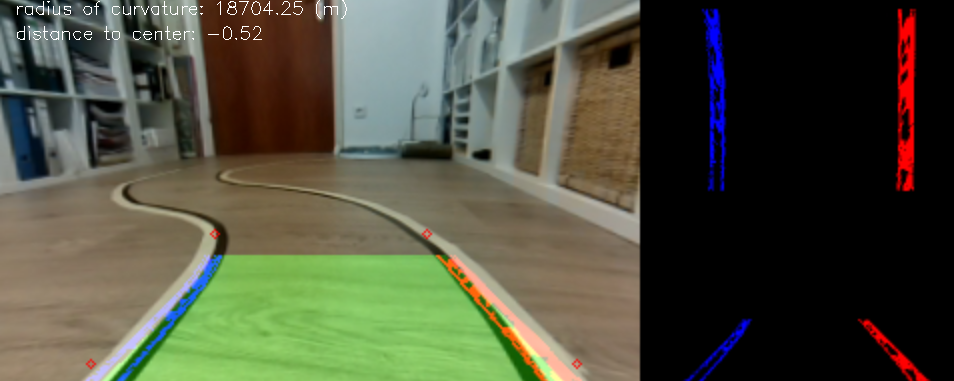
#> input picture Beispiel.png, 954 x 381 px
$ python -i lane-detect-pi.py   (imports and definitions only)   (older library calls are emulated)
#> lines starting #> are read from the running program, lines starting #| are printed output that depends on the picture; after the words box and inside, x2 and y2 are one past the last pixel; in counts of white or black regions, pixels touching at a corner belong together
import picamera
from picamera.array import PiRGBArray
import numpy as np
import cv2
import time
import warnings
#import mymotor as m
# source ~/cvpi/bin/activate


# [1 line not run here, left out]

image_size=(320, 192)
# [1 line that did not run here, left out]
# [1 line that did not run here, left out]
# [1 line that did not run here, left out]
# [1 line that did not run here, left out]
# [1 line that did not run here, left out]

#camera.exposure_mode='off'
# [1 line that did not run here, left out]

# allow the camera to warmup
# [1 line not run here, left out]

point_ul =  45,182
point_ol = 107,117
point_or = 213,117
point_ur = 288,182


# Draw Points for street on frame
def drawpoints(img):
    img = cv2.circle(img,(point_ul),2,(0,0,255)) #Punkt unten Links
    img = cv2.circle(img,(point_ol),2,(0,0,255)) #Punkt oben Links
    img = cv2.circle(img,(point_or),2,(0,0,255)) #Punkt oben Rechts
    img = cv2.circle(img,(point_ur),2,(0,0,255)) #Punkt unten rechts
    return img

# Undistor Frame
def undistort1(img):
    cam_mtx = np.array([
                         [168.12940519,   0,           162.07114665],
                         [  0.0,         168.27516637 ,100.44213185],
                         [  0,            0,           1           ]
                         ])

    cam_dst = np.array([-0.34068385,  0.14733747,  0.00066994,  0.00060006, -0.03411863])
    img = cv2.undistort(img, cam_mtx, cam_dst, None, cam_mtx)
    img = drawpoints(img)
    return img


# class for lane detection
class Lines():
    def __init__(self):
        # were the lines detected at least once
        self.detected_first = False
        # were the lines detected in the last iteration?
        self.detected = False
        # average x values of the fitted lines
        self.bestxl = None
        self.bestyl = None
        self.bestxr = None
        self.bestyr = None
        # polynomial coefficients averaged over the last iterations
        self.best_fit_l = None
        self.best_fit_r = None
        #polynomial coefficients for the most recent fit
        self.current_fit_l = None
        self.current_fit_r = None
        # radius of curvature of the lines in meters
        self.left_curverad = None
        self.right_curverad = None
        #distance in meters of vehicle center from the line
        self.offset = None
        # x values for detected line pixels
        self.allxl = None
        self.allxr = None
        # y values for detected line pixels
        self.allyl = None
        self.allyr = None
        # camera calibration parameters
        self.cam_mtx = None
        self.cam_dst = None
        # camera distortion parameters
        self.M = None
        self.Minv = None
        # image shape
        self.im_shape = (None,None)
        # distance to look ahead in meters
        self.look_ahead = 10       #default 10
        self.remove_pixels = 90   #default 90
        # enlarge output image
        self.enlarge = 2.5        # default 2.5
        # warning from numpy polyfit
        self.poly_warning = False

    # set camera calibration parameters
    def set_cam_calib_param(self, mtx, dst):
        self.cam_mtx = mtx
        self.cam_dst = dst

    # undistort image
 #   def undistort(self, img):
 #       return cv2.undistort(img, self.cam_mtx, self.cam_dst, None,self.cam_mtx)

    # get binary image based on color thresholding
    def color_thresh(self, img, thresh=(0, 255)):
        # convert to HSV color space and separate the V channel
        hsv = cv2.cvtColor(img, cv2.COLOR_RGB2HLS).astype(np.float)
        s_channel = hsv[:,:,2]

        # threshold color channel
        s_binary = np.zeros_like(s_channel)
        s_binary[(s_channel >= thresh[0]) & (s_channel <= thresh[1])] = 1
        return s_binary

    # get binary image based on sobel gradient thresholding
    def abs_sobel_thresh(self, sobel, thresh=(0, 255)):

        abs_sobel = np.absolute(sobel)

        max_s = np.max(abs_sobel)
        if max_s == 0:
            max_s=1

        scaled_sobel = np.uint8(255*abs_sobel/max_s)

        sbinary = np.zeros_like(scaled_sobel)
        sbinary[(scaled_sobel >= thresh[0]) & (scaled_sobel <= thresh[1])] = 1

        return sbinary

    # get binary image based on sobel magnitude gradient thresholding
    def mag_thresh(self, sobelx, sobely, mag_thresh=(0, 255)):

        abs_sobel = np.sqrt(sobelx**2 + sobely**2)

        max_s = np.max(abs_sobel)
        if max_s == 0:
            max_s=1

        scaled_sobel = np.uint8(255*abs_sobel/max_s)

        sbinary = np.zeros_like(scaled_sobel)
        sbinary[(scaled_sobel >= mag_thresh[0]) & (scaled_sobel <= mag_thresh[1])] = 1

        return sbinary

    # get binary image based on directional gradient thresholding
    # [10 lines left out: function dir_threshold, not called in this run]

    # get binary combining various thresholding methods
    def binary_extraction(self,image, ksize=3):
        # undistort first
        image = undistort1(image) #---

        color_bin = self.color_thresh(image,thresh=(90, 150))   #default 90,150           # initial values 110, 255

        gray = cv2.cvtColor(image, cv2.COLOR_RGB2GRAY)

        sobelx = cv2.Sobel(gray, cv2.CV_64F, 1, 0, ksize)
        sobely = cv2.Sobel(gray, cv2.CV_64F, 0, 1, ksize)

        gradx = self.abs_sobel_thresh(sobelx, thresh=(100, 190))             # initial values 40, 160
        grady = self.abs_sobel_thresh(sobely, thresh=(100, 190))             # initial values 40, 160
        mag_binary = self.mag_thresh(sobelx, sobely, mag_thresh=(100, 190))  # initial values 40, 160
        #dir_binary = self.dir_threshold(sobelx, sobely, thresh=(0.7, 1.3))

        combined = np.zeros_like(gradx)
        #combined[(((gradx == 1) & (grady == 1)) | ((mag_binary == 1) & (dir_binary == 1))) | (color_bin==1) ] = 1
        combined[(((gradx == 1) & (grady == 1)) | (mag_binary == 1)) | (color_bin==1) ] = 1
        #combined[(((gradx == 1) & (grady == 1)) | (mag_binary == 1)) ] = 1

        return combined

    # transform perspective
    def trans_per(self, image):

        image = self.binary_extraction(image)

        self.binary_image = image

        ysize = image.shape[0]
        xsize = image.shape[1]

        # define region of interest
        left_bottom = (xsize/10, ysize)
        apex_l = (xsize/2 - 2600/(self.look_ahead**2),  ysize - self.look_ahead*275/30)
        apex_r = (xsize/2 + 2600/(self.look_ahead**2),  ysize - self.look_ahead*275/30)
        right_bottom = (xsize - xsize/10, ysize)

        # define vertices for perspective transformation
        #src = np.array([[left_bottom], [apex_l], [apex_r], [right_bottom]], dtype=np.float32)
        src = np.float32(
                            [[ point_ul], #Punkt unten Links
                            [  point_ol], #Punkt oben Links
                            [  point_or], #Punkt oben Rechts
                            [  point_ur]])#Punkt unten Rechts
        #dst = np.float32([[xsize/3,ysize],[xsize/4.5,0],[xsize-xsize/4.5,0],[xsize-xsize/3, ysize]])
        dst = np.float32(
                            [[ 71,   182], #Punkt unten Links
                            [  71,     0], #Punkt oben Links
                            [ 250,     0], #Punkt oben Rechts
                            [ 270,   182]])#Punkt unten Rechts


        self.M = cv2.getPerspectiveTransform(src, dst)
        self.Minv = cv2.getPerspectiveTransform(dst, src)

        if len(image.shape) > 2:
            warped = cv2.warpPerspective(image, self.M, image.shape[-2:None:-1], flags=cv2.INTER_LINEAR)
        else:
            warped = cv2.warpPerspective(image, self.M, image.shape[-1:None:-1], flags=cv2.INTER_LINEAR)
        return warped

    # creat window mask for lane detecion
    def window_mask(self, width, height, img_ref, center,level):
        output = np.zeros_like(img_ref)
        output[int(img_ref.shape[0]-(level+1)*height):int(img_ref.shape[0]-level*height), \
               max(0,int(center-width/2)):min(int(center+width/2),img_ref.shape[1])] = 1
        return output

    # find widow centroids of left and right lane
    def find_window_centroids(self, warped, window_width, window_height, margin):

        window_centroids = [] # Store the (left,right) window centroid positions per level
        window = np.ones(window_width) # Create our window template that we will use for convolutions

        # First find the two starting positions for the left and right lane by using np.sum to get the vertical image slice
        # and then np.convolve the vertical image slice with the window template

        # Sum quarter bottom of image to get slice, could use a different ratio
        l_sum = np.sum(warped[int(3*warped.shape[0]/4):,:int(warped.shape[1]/2)], axis=0)
        l_center = np.argmax(np.convolve(window,l_sum))-window_width/2
        r_sum = np.sum(warped[int(3*warped.shape[0]/4):,int(warped.shape[1]/2):], axis=0)
        r_center = np.argmax(np.convolve(window,r_sum))-window_width/2+int(warped.shape[1]/2)

        # Add what we found for the first layer
        window_centroids.append((l_center,r_center))

        # Go through each layer looking for max pixel locations
        for level in range(1,(int)(warped.shape[0]/window_height)):
            # convolve the window into the vertical slice of the image
            image_layer = np.sum(warped[int(warped.shape[0]-(level+1)*window_height):int(warped.shape[0]-level*window_height),:], axis=0)
            conv_signal = np.convolve(window, image_layer)
            # Find the best left centroid by using past left center as a reference
            # Use window_width/2 as offset because convolution signal reference is at right side of window, not center of window
            offset = window_width/2
            l_min_index = int(max(l_center+offset-margin,0))
            l_max_index = int(min(l_center+offset+margin,warped.shape[1]))
            l_center = np.argmax(conv_signal[l_min_index:l_max_index])+l_min_index-offset
            # Find the best right centroid by using past right center as a reference
            r_min_index = int(max(r_center+offset-margin,0))
            r_max_index = int(min(r_center+offset+margin,warped.shape[1]))
            r_center = np.argmax(conv_signal[r_min_index:r_max_index])+r_min_index-offset
            # Add what we found for that layer
            window_centroids.append((l_center,r_center))

        return window_centroids

    # fit polynomials on the extracted left and right lane
    def get_fit(self, image):

        # check if the lanes were detected in the last iteration, if not search for the lanes
        if not self.detected:
            # window settings
            window_width = 40
            window_height = 40 # break image into 9 vertical layers since image height is 720
            margin = 10 # how much to slide left and right for searching

            window_centroids = self.find_window_centroids(image, window_width, window_height, margin)

            # if we found any window centers
            if len(window_centroids) > 0:

                # points used to draw all the left and right windows
                l_points = np.zeros_like(image)
                r_points = np.zeros_like(image)

                # go through each level and draw the windows
                for level in range(0,len(window_centroids)):
                    # Window_mask is a function to draw window areas
                    l_mask = self.window_mask(window_width,window_height,image,window_centroids[level][0],level)
                    r_mask = self.window_mask(window_width,window_height,image,window_centroids[level][1],level)
                    # Add graphic points from window mask here to total pixels found
                    l_points[(image == 1) & (l_mask == 1) ] = 1
                    r_points[(image == 1) & (r_mask == 1) ] = 1

                # construct images of the results
                template_l = np.array(l_points*255,np.uint8) # add left window pixels
                template_r = np.array(r_points*255,np.uint8) # add right window pixels
                zero_channel = np.zeros_like(template_l) # create a zero color channel
                left_right = np.array(cv2.merge((template_l,zero_channel,template_r)),np.uint8) # make color image left and right lane

                # get points for polynomial fit
                self.allyl,self.allxl = l_points.nonzero()
                self.allyr,self.allxr = r_points.nonzero()


                # check if lanes are detected
                if (len(self.allxl)>0) & (len(self.allxr)>0):
                    try:
                        self.current_fit_l = np.polyfit(self.allyl,self.allxl, 2)
                        self.current_fit_r = np.polyfit(self.allyr,self.allxr, 2)
                        self.poly_warning = False
                    except np.RankWarning:
                        self.poly_warning = True
                        pass

                    # check if lanes are detected correctly
                    if self.check_fit():
                        self.detected = True

                        # if this is the first detection initialize the best values
                        if not self.detected_first:
                            self.best_fit_l = self.current_fit_l
                            self.best_fit_r = self.current_fit_r
                        # if not then average with new
                        else:
                            self.best_fit_l = self.best_fit_l*0.6 + self.current_fit_l * 0.4
                            self.best_fit_r = self.best_fit_r*0.6 + self.current_fit_r * 0.4

                        # assign new best values based on this iteration
                        self.detected_first = True
                        self.bestxl = self.allxl
                        self.bestyl = self.allyl
                        self.bestxr = self.allxr
                        self.bestyr = self.allyr
                        self.left_right = left_right

                    # set flag if lanes are not detected correctly
                    else:
                        self.detected = False

        # if lanes were detected in the last frame, search area for current frame
        else:
            non_zero_y, non_zero_x = image.nonzero()

            margin = 10 # search area margin
            left_lane_points_indx = ((non_zero_x > (self.best_fit_l[0]*(non_zero_y**2) + self.best_fit_l[1]*non_zero_y + self.best_fit_l[2] - margin)) & (non_zero_x < (self.best_fit_l[0] *(non_zero_y**2) + self.best_fit_l[1]*non_zero_y + self.best_fit_l[2] + margin)))
            right_lane_points_indx = ((non_zero_x > (self.best_fit_r[0]*(non_zero_y**2) + self.best_fit_r[1]*non_zero_y + self.best_fit_r[2] - margin)) & (non_zero_x < (self.best_fit_r[0]*(non_zero_y**2) + self.best_fit_r[1]*non_zero_y + self.best_fit_r[2] + margin)))

            # extracted lef lane pixels
            self.allxl= non_zero_x[left_lane_points_indx]
            self.allyl= non_zero_y[left_lane_points_indx]

            # extracted rightt lane pixels
            self.allxr= non_zero_x[right_lane_points_indx]
            self.allyr= non_zero_y[right_lane_points_indx]

            # if lines were found
            if (len(self.allxl)>0) & (len(self.allxr)>0):
                try:
                    self.current_fit_l = np.polyfit(self.allyl,self.allxl, 2)
                    self.current_fit_r = np.polyfit(self.allyr,self.allxr, 2)
                except np.RankWarning:
                    self.poly_warning = True
                    pass

                # check if lanes are detected correctly
                if self.check_fit():
                    # average out the best fit with new values
                    self.best_fit_l = self.best_fit_l*0.6 + self.current_fit_l * 0.4
                    self.best_fit_r = self.best_fit_r*0.6 + self.current_fit_r * 0.4

                    # assign new best values based on this iteration
                    self.bestxl = self.allxl
                    self.bestyl = self.allyl
                    self.bestxr = self.allxr
                    self.bestyr = self.allyr

                    # construct images of the results
                    template_l = np.copy(image).astype(np.uint8)
                    template_r = np.copy(image).astype(np.uint8)

                    template_l[non_zero_y[left_lane_points_indx],non_zero_x[left_lane_points_indx]] = 255 # add left window pixels
                    template_r[non_zero_y[right_lane_points_indx],non_zero_x[right_lane_points_indx]] = 255 # add right window pixels
                    zero_channel = np.zeros_like(template_l) # create a zero color channel
                    self.left_right = np.array(cv2.merge((template_l,zero_channel,template_r)),np.uint8) # make color image left and right lane

                # set flag if lanes are not detected correctly
                else:
                    self.detected = False

    # check if lanes are detected correctly
    def check_fit(self):
        # Generate x and y values of the fit
        ploty = np.linspace(0, self.im_shape[0]-1, self.im_shape[0])
        left_fitx = self.current_fit_l[0]*ploty**2 + self.current_fit_l[1]*ploty + self.current_fit_l[2]
        right_fitx = self.current_fit_r[0]*ploty**2 + self.current_fit_r[1]*ploty + self.current_fit_r[2]

        # find max, min and mean distance between the lanes
        max_dist  = np.amax(np.abs(right_fitx - left_fitx))
        min_dist  = np.amin(np.abs(right_fitx - left_fitx))
        mean_dist = np.mean(np.abs(right_fitx - left_fitx))
        # check if the lanes don't have a big deviation from the mean
        if (max_dist > 250) |  (np.abs(max_dist - mean_dist)> 100) | (np.abs(mean_dist - min_dist) > 100) | (mean_dist<50) | self.poly_warning:
            return False
        else:
            return True

    # [44 lines left out: function calculate_curvature_offset, not called in this run]

    # project results on the source image
    def project_on_road_debug(self, image_input):

        image = image_input[self.remove_pixels:, :]
        image = self.trans_per(image)
        self.im_shape = image.shape
        self.get_fit(image)

        if self.detected_first & self.detected:
            # create fill image
            temp_filler = np.zeros((self.remove_pixels,self.im_shape[1])).astype(np.uint8)
            filler = np.dstack((temp_filler,temp_filler,temp_filler))

            # create an image to draw the lines on
            warp_zero = np.zeros_like(image).astype(np.uint8)
            color_warp = np.dstack((warp_zero, warp_zero, warp_zero))

            ploty = np.linspace(0, image_input.shape[0]-1, image_input.shape[0] )
            left_fitx = self.best_fit_l[0]*ploty**2 + self.best_fit_l[1]*ploty + self.best_fit_l[2]
            right_fitx = self.best_fit_r[0]*ploty**2 + self.best_fit_r[1]*ploty + self.best_fit_r[2]

            # recast the x and y points into usable format for cv2.fillPoly()
            pts_left = np.array([np.transpose(np.vstack([left_fitx, ploty]))])
            pts_right = np.array([np.flipud(np.transpose(np.vstack([right_fitx, ploty])))])
            pts = np.hstack((pts_left, pts_right))

            # draw the lane onto the warped blank image
            cv2.fillPoly(color_warp, np.int_([pts]), (0,255, 0))

            # warp the blank back to original image space using inverse perspective matrix (Minv)
            newwarp = cv2.warpPerspective(color_warp, self.Minv, color_warp.shape[-2:None:-1])
            left_right = cv2.warpPerspective(self.left_right, self.Minv, color_warp.shape[-2:None:-1])
            # combine the result with the original image
            left_right_fill = np.vstack((filler,left_right))
            result = cv2.addWeighted(left_right_fill,1, image_input, 1, 0)
            result = cv2.addWeighted(result, 1, np.vstack((filler,newwarp)), 0.3, 0)

            # get curvature and offset
            self.calculate_curvature_offset()

            # plot text on resulting image
            #img_text = "radius of the curve: " + str(round((self.left_curverad + self.right_curverad)/2,2)) + ' (m)'

            if self.offset< 0:
                #img_text2 = "vehicle is: " + str(round(np.abs(self.offset),2)) + ' (m) left of center'
                img_text2 = "distance to center: " + str(round((self.offset),2))
            else:
                #img_text2 = "vehicle is: " + str(round(np.abs(self.offset),2)) + ' (m) right of center'
                img_text2 = "distance to center: " + str(round((self.offset),2))

            small = cv2.resize(left_right_fill, (0,0), fx=0.5, fy=0.5)
            small2 = cv2.resize(np.vstack((filler,self.left_right)), (0,0), fx=0.5, fy=0.5)

            result2 = cv2.resize(np.hstack((result, np.vstack((small2,small)))), (0,0), fx=self.enlarge, fy=self.enlarge)
            #result2 = cv2.resize(np.hstack((np.vstack((filler,np.dstack((self.binary_image*255,self.binary_image*255,self.binary_image*255)))), np.vstack((small2,small)))), (0,0), fx=self.enlarge, fy=self.enlarge)

            #cv2.putText(result2,img_text, (15,15), cv2.FONT_HERSHEY_SIMPLEX, 0.6, (255,255,255),1)
            cv2.putText(result2,img_text2,(15,40), cv2.FONT_HERSHEY_SIMPLEX, 0.6, (255,255,255),1)

            return result2

        # if lanes were not detected output source image
        else:
            return_image = cv2.resize(np.hstack((image_input,cv2.resize(np.zeros_like(image_input),(0,0), fx=0.5, fy=1.0))),(0,0), fx=self.enlarge, fy=self.enlarge)
            return return_image

    # project results on the source image
    # [60 lines left out: function project_on_road, not called in this run]


lines = Lines()
lines.look_ahead = 7 #default 2
lines.remove_pixels = 10
lines.enlarge = 2.0


# capture frames from the camera
# [18 lines not run here, left out]

>>> import cv2
>>> picture = cv2.cvtColor(cv2.imread('Beispiel.png'), cv2.COLOR_BGR2RGB)
>>> result = Lines().project_on_road_debug(picture)
#> in project_on_road_debug, `image = image_input[self.remove_pixels:, :]`:
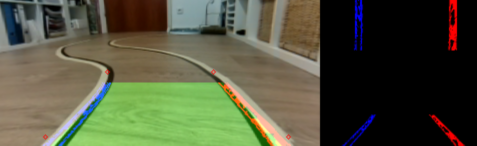
#> image: shape (291, 954, 3) (shown at 1/2 size); mean R, G, B 81.1, 83.6, 61
#> in undistort1, `img = cv2.undistort(img, cam_mtx, cam_dst, None, cam_mtx)`:
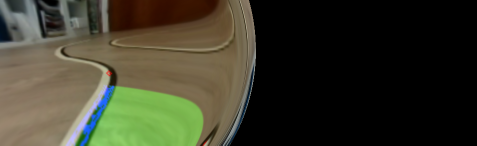
#> img: shape (291, 954, 3) (shown at 1/2 size); mean of channels 0, 1, 2 57.4, 56.8, 40.6; drawn as R, G, B
#> in color_thresh, `hsv = cv2.cvtColor(img, cv2.COLOR_RGB2HLS).astype(np.float)`:
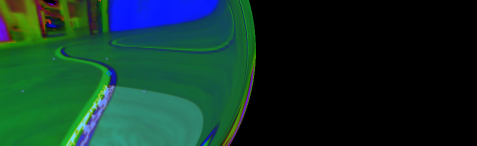
#> hsv: shape (291, 954, 3) float64 (shown at 1/2 size); mean of channels 0, 1, 2 16, 51.5, 39.9; drawn as R, G, B
#> in color_thresh, `s_channel = hsv[:,:,2]`:
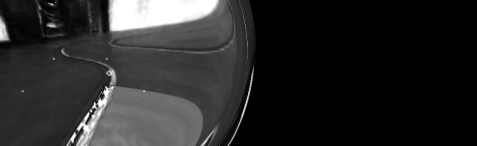
#> s_channel: shape (291, 954) float64 (shown at 1/2 size); min 0, max 255, mean 39.9
#> in binary_extraction, `color_bin = self.color_thresh(image,thresh=(90, 150))`:
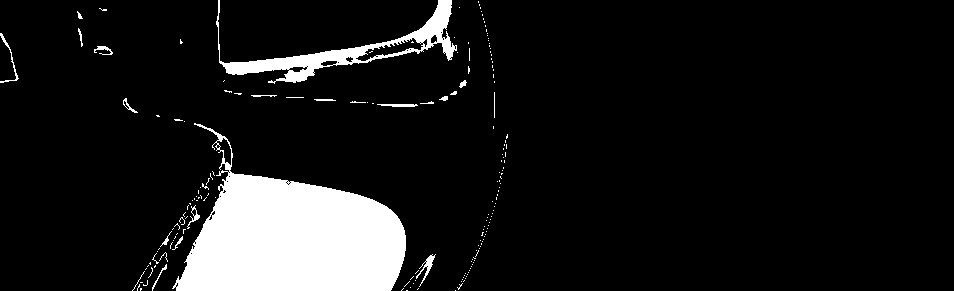
#> color_bin: shape (291, 954) float64; values 0 (black) and 1 (white), 9.6% white; 186 white regions (166 under 20 px), largest, box (x1, y1, x2, y2) and area: (172, 123, 406, 291) 21408, (216, 0, 457, 84) 3793, (416, 254, 436, 287) 155
#> in binary_extraction, `gray = cv2.cvtColor(image, cv2.COLOR_RGB2GRAY)`:
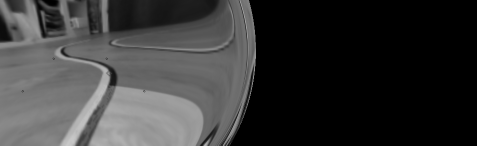
#> gray: shape (291, 954) (shown at 1/2 size); min 0, max 200, mean 55.1
#> in binary_extraction, `sobely = cv2.Sobel(gray, cv2.CV_64F, 0, 1, ksize)`:
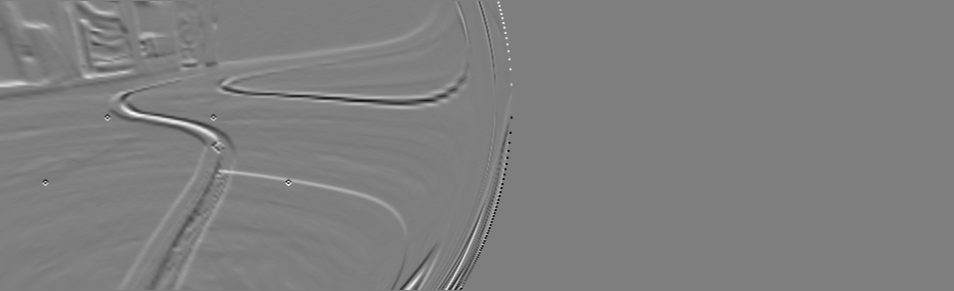
#> sobely: shape (291, 954) float64; min -303, max 306, mean 1.1; drawn with min black and max white
#> (the rest of the program and of its run is left out)
